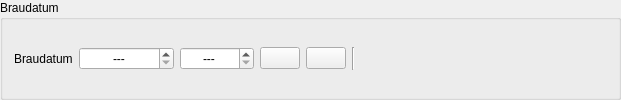
         <widget class="QGroupBox" name="groupBox_5">
          <property name="title">
           <string>Braudatum</string>
          </property>
          <layout class="QGridLayout" name="gridLayout_2">
           <property name="verticalSpacing">
            <number>4</number>
           </property>
           <item row="1" column="6">
            <spacer name="horizontalSpacer_7">
             <property name="orientation">
              <enum>Qt::Orientation::Horizontal</enum>
             </property>
             <property name="sizeHint" stdset="0">
              <size>
               <width>40</width>
               <height>0</height>
              </size>
             </property>
            </spacer>
           </item>
           <item row="0" column="6">
            <widget class="QWidget" name="widget" native="true"/>
           </item>
           <item row="0" column="3">
            <widget class="PushButton" name="btnBraudatumHeute">
             <property name="minimumSize">
              <size>
               <width>40</width>
               <height>0</height>
              </size>
             </property>
             <property name="maximumSize">
              <size>
               <width>40</width>
               <height>16777215</height>
              </size>
             </property>
             <property name="toolTip">
              <string>&lt;html&gt;&lt;head/&gt;&lt;body&gt;&lt;p&gt;Ein Klick auf den Button setzt das &lt;span style=&quot; font-weight:600;&quot;&gt;Braudatum &lt;/span&gt;auf die &lt;span style=&quot; font-weight:600;&quot;&gt;aktuelle Zeit&lt;/span&gt;.&lt;/p&gt;&lt;/body&gt;&lt;/html&gt;</string>
             </property>
             <property name="icon">
              <iconset theme="now"/>
             </property>
            </widget>
           </item>
           <item row="0" column="5">
            <widget class="Line" name="line_17">
             <property name="orientation">
              <enum>Qt::Orientation::Vertical</enum>
             </property>
            </widget>
           </item>
           <item row="0" column="1">
            <widget class="DateEdit" name="tbBraudatum">
             <property name="toolTip">
              <string>&lt;html&gt;&lt;head/&gt;&lt;body&gt;&lt;p&gt;Das &lt;span style=&quot; font-weight:600;&quot;&gt;Braudatum&lt;/span&gt; bezeichnet den Zeitpunkt, zu dem zur Würze die Hefe hinzugegeben wurde. Mit dem Braudatum endet der eigentliche Brauprozess und die Gärphase beginnt.&lt;/p&gt;&lt;/body&gt;&lt;/html&gt;</string>
             </property>
             <property name="alignment">
              <set>Qt::AlignmentFlag::AlignCenter</set>
             </property>
             <property name="specialValueText">
              <string notr="true">---</string>
             </property>
             <property name="minimumDate">
              <date>
               <year>2000</year>
               <month>1</month>
               <day>1</day>
              </date>
             </property>
            </widget>
           </item>
           <item row="0" column="0">
            <widget class="QLabel" name="label_12">
             <property name="text">
              <string>Braudatum</string>
             </property>
            </widget>
           </item>
           <item row="0" column="2">
            <widget class="TimeEdit" name="tbBraudatumZeit">
             <property name="toolTip">
              <string>&lt;html&gt;&lt;head/&gt;&lt;body&gt;&lt;p&gt;Das &lt;span style=&quot; font-weight:600;&quot;&gt;Braudatum&lt;/span&gt; bezeichnet den Zeitpunkt, zu dem zur Würze die Hefe hinzugegeben wurde. Mit dem Braudatum endet der eigentliche Brauprozess und die Gärphase beginnt.&lt;/p&gt;&lt;/body&gt;&lt;/html&gt;</string>
             </property>
             <property name="alignment">
              <set>Qt::AlignmentFlag::AlignCenter</set>
             </property>
             <property name="specialValueText">
              <string notr="true">---</string>
             </property>
            </widget>
           </item>
           <item row="1" column="0">
            <spacer name="horizontalSpacer_3">
             <property name="orientation">
              <enum>Qt::Orientation::Horizontal</enum>
             </property>
             <property name="sizeHint" stdset="0">
              <size>
               <width>40</width>
               <height>0</height>
              </size>
             </property>
            </spacer>
           </item>
           <item row="0" column="7">
            <widget class="QWidget" name="widget_2" native="true">
             <property name="minimumSize">
              <size>
               <width>200</width>
               <height>0</height>
              </size>
             </property>
            </widget>
           </item>
           <item row="0" column="4">
            <widget class="PushButton" name="btnBraudatumClear">
             <property name="minimumSize">
              <size>
               <width>40</width>
               <height>0</height>
              </size>
             </property>
             <property name="maximumSize">
              <size>
               <width>40</width>
               <height>16777215</height>
              </size>
             </property>
             <property name="toolTip">
              <string>&lt;html&gt;&lt;head/&gt;&lt;body&gt;&lt;p&gt;Ein Klick auf den Button setzt das &lt;span style=&quot; font-weight:600;&quot;&gt;Braudatum &lt;/span&gt;zurück.&lt;/p&gt;&lt;/body&gt;&lt;/html&gt;</string>
             </property>
             <property name="icon">
              <iconset theme="clear"/>
             </property>
            </widget>
           </item>
          </layout>
         </widget>
